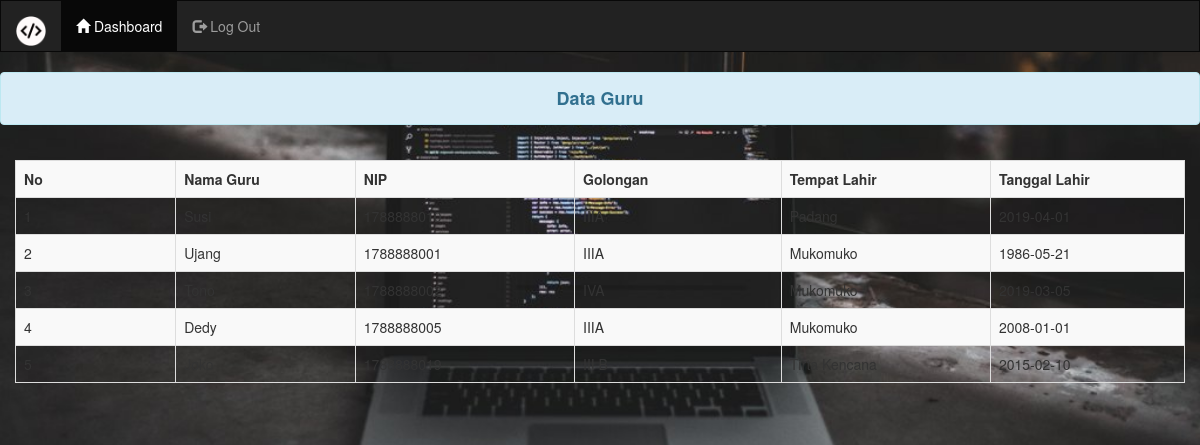
/view_siswa.php, run on the app's committed database.
### tables this page shows
CREATE TABLE `tb_guru` (
  `id` int(30) NOT NULL,
  `nip` varchar(50) NOT NULL,
  `nama_guru` varchar(50) NOT NULL,
  `golongan` varchar(50) NOT NULL,
  `tempat_lahir` varchar(50) NOT NULL,
  `tgl_lahir` date NOT NULL,
  `email` varchar(50) NOT NULL
);

### view_siswa.php (the view, shortened to what this page needs)
<?php include 'header.php'  ?>
<?php include 'koneksi.php'  ?>
<div class="gambar">
	<div class="alert alert-info text-center">
		<h4 style="margin-bottom: 0px"><b>Data Guru</b></h4>
	</div>
<div class="panel-body">
			<table class="table table-bordered table-striped">
				<tr>
					<th width="1%">No</th>
                    <th width="1%">Nama Guru</th>
                    <th width="1%">NIP</th>
                    <th width="1%">Golongan</th>
                    <th width="1%">Tempat Lahir</th>
                    <th width="1%">Tanggal Lahir</th>
                </tr>
<?php
$data = mysqli_query($conn,"SELECT * FROM tb_guru");
$no=1;
while($row = mysqli_fetch_array($data)) {
?>
                <tr>
                    <td><?php echo $no++ ?></td>
                    <td><?php echo $row['nama_guru'] ?></td>
                    <td><?php echo $row['nip'] ?></td>
                    <td><?php echo $row['golongan'] ?></td>
                    <td><?php echo $row['tempat_lahir'] ?></td>
                    <td><?php echo $row['tgl_lahir'] ?></td>
                </tr>
<?php } ?>
            </table>

### style.css (style rules this page uses)
.latarbelakang { background-image: url('css/img/black.jpg'); height: 100%; background-position: center; background-repeat: no-repeat; background-size: cover; background-position-y: -180px; }

### data on the page
tb_guru: nip "1788888010", golongan "IIIA", tempat_lahir "Padang", tgl_lahir "2019-04-01"
tb_guru: nama_guru "Ujang", nip "1788888001", golongan "IIIA", tempat_lahir "Mukomuko", tgl_lahir "1986-05-21"
tb_guru: nip "1788888002", golongan "IVA", tempat_lahir "Mukomuko", tgl_lahir "2019-03-05"
tb_guru: nama_guru "Dedy", nip "1788888005", golongan "IIIA", tempat_lahir "Mukomuko", tgl_lahir "2008-01-01"
tb_guru: nip "1788888019", golongan "III B", tempat_lahir "Tirta Kencana", tgl_lahir "2015-02-10"
